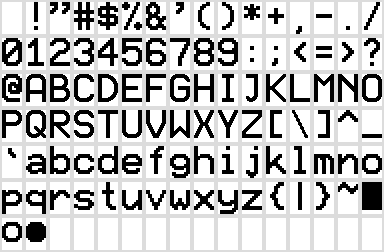
#> input picture firmware/helpers/chars_32.png, 384 x 252 px
$ python to_array.py
#> lines starting #> are read from the running program, lines starting #| are printed output that depends on the picture; after the words box and inside, x2 and y2 are one past the last pixel; in counts of white or black regions, pixels touching at a corner belong together
import numpy as np
from PIL import Image
from math import ceil

image_path = "chars_32.png"
width = 20
height = 32

num_chars = 98
img_cols = 16
border = 2

img_rows = ceil(num_chars / img_cols)
img_chr_w, img_chr_h = width + border * 2, height + border * 2

image = Image.open(image_path).convert('L')  # convert to grayscale
#> image is the input picture: PIL image 384x252 L; min 0, max 255, mean 191.2
pixel_data = np.array(image)
binary_data = (pixel_data < 128).astype(np.uint8)
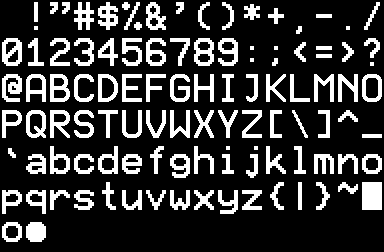
#> binary_data: shape (252, 384); values 0 (black) and 1 (white), 21.5% white; 107 white regions (8 under 20 px), largest, box (x1, y1, x2, y2) and area: (362, 182, 382, 210) 560, (2, 74, 22, 102) 364, (2, 38, 22, 66) 360

for n in range(num_chars):
    img_x = (n % img_cols) * img_chr_w + border
    img_y = (n // img_cols) * img_chr_h + border

    data = []

    for x in range(width):
        column = 0
        for y in range(height):
            if binary_data[img_y + y, img_x + x]:
                column |= (1 << y)
        data.append(column)

    print('character<uint32_t, 20>{{' + ', '.join([f'0x{d:08x}' for d in data]) + '}},')
